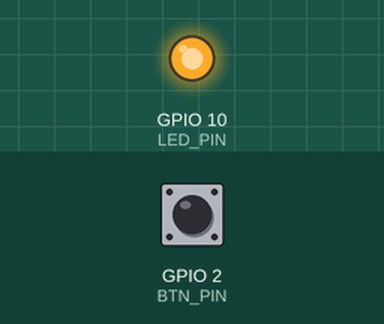
The sketch below on a simulated ESP8266 (NodeMCU). Shown: output pins drawn as LEDs (lit = HIGH). Inputs (shaded band) come from the test bench; at power-on: GPIO 2 (BTN_PIN) HIGH. WiFi joins after 1.5 s; servers stay silent unless stated; the Firebase database answers and starts empty; what the sketch prints to the serial monitor is not drawn.

Above: at 2.8 s.
2.9 s: GPIO 2 (BTN_PIN) pulled LOW for 0.75 s
5.1 s: GPIO 2 (BTN_PIN) pulled LOW for 1 s
At 8.2 s:
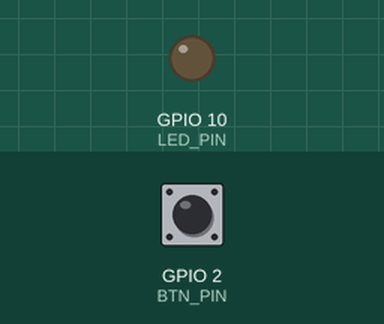
9.1 s: GPIO 2 (BTN_PIN) pulled LOW for 3.2 s
At 12.6 s:
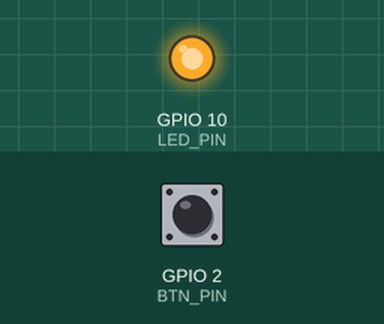
Timing chart, 0 to 14.1 s (numbered marks = the images above; inputs shaded):
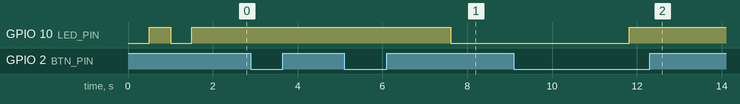

Measured:
- after the input at 2.9 s, every drawn part: stays the same
- after the input at 5.1 s, GPIO 10 (LED_PIN): HIGH → LOW after 2.5 s
- after the input at 9.1 s, GPIO 10 (LED_PIN): LOW → HIGH after 2.7 s

The sketch:

ESP8266.ino
```cpp
#include "WiFinder.h"
#include <FirebaseArduino.h>

#define FIREBASE_HOST "YOUR_FIREBASE_HOST.firebaseio.com"
#define FIREBASE_AUTH "YOUR_FIREBASE_AUTH"
#define LED_PIN 10
#define BTN_PIN 2

char* WIFIS[][2] = {
  {"Wifi1", "wifi1pass"},
  {"Wifi2", "wifi2pass"}
};
WiFinder wifinder(WIFIS);

volatile bool led_status, alterado = false;
volatile int fb_delay = 1000, prev_delay = 1000;

StaticJsonBuffer<50> tsoBuffer;
JsonObject& timeStampObject = tsoBuffer.createObject();

StaticJsonBuffer<250> nodemcuBuffer;
JsonObject& nodemcuObject = nodemcuBuffer.createObject();

void setup() {
  Serial.begin(115200);
  wifinder.setLed(LED_PIN);
  wifinder.connect();
  pinMode(BTN_PIN, INPUT_PULLUP);
  Firebase.begin(FIREBASE_HOST, FIREBASE_AUTH);
  Firebase.setString("localIp", wifinder.getLocalIp());
  attachInterrupt(BTN_PIN, readBtn, FALLING);
  initJSONs();
}

void loop() {
  wifinder.handle();
  readLEDFirebase();
  updateFirebase();
  readDelayFirebase();

  delay(fb_delay);
}

// Inicializa conteudo statico dos jsons
void initJSONs(){
  timeStampObject[".sv"] = "timestamp";
  nodemcuObject["photoURL"] = "https://cknodemcu.files.wordpress.com/2015/10/nodemcu2.png?w=150";
  nodemcuObject["displayName"] = "NodeMCU";
  nodemcuObject["date"] = timeStampObject;
}

// Lê do firebase: LED
void readLEDFirebase(){
  bool cled_status = Firebase.getBool("LED");
  if(led_status == cled_status) return;
  led_status = cled_status;
  Serial.print("LED alterado para: ");
  Serial.println(led_status);
  digitalWrite(LED_PIN, led_status);
}

// Lê do firebase: Delay
void readDelayFirebase(){
  fb_delay = Firebase.getInt("delay");
  if(fb_delay < 1000) fb_delay = 1000;
  if(fb_delay == prev_delay) return;
  Serial.print("Delay alterado para: ");
  Serial.println(fb_delay);
  prev_delay = fb_delay;
}

// Atualiza do firebase: LED
void updateFirebase(){
  if(!alterado) return;
  bool ls = !led_status;
  Firebase.setBool("LED", ls);
  Serial.print("Definindo LED no firebase: ");
  Serial.println(!led_status);
  if (Firebase.failed()) {
    Serial.print("Erro ao setar LED:");
    Serial.println(Firebase.error());
    return;
  }
  nodemcuObject["action"] = ls;
  Firebase.push("users", nodemcuObject);
  alterado = false;
  attachInterrupt(BTN_PIN, readBtn, FALLING);
}

void readBtn(){
  Serial.println("Alterando LED via interrupt");
  alterado = true;
  detachInterrupt(BTN_PIN);
}
```

WiFinder.cpp
```cpp
#include "WiFinder.h"

WiFinder::WiFinder(char* (*wifis)[2]){
	_led_pin = -1;
	_wifis = wifis;
}

void WiFinder::setLed(int led_pin){
	_led_pin = led_pin;
	pinMode(led_pin, OUTPUT);
}

void WiFinder::handle(){
  ArduinoOTA.handle();
}

String WiFinder::getLocalIp(){
  return WiFi.localIP().toString();
}

#define STR_CON_HEAD "* [WiFinder~connect()] "
#define STR_CON_INIT "iniciando conexao WiFi"
#define STR_CON_TRYI "conectando a: "
#define STR_CON_CONN "Conectado: "
#define STR_CON_ERR  "falha na conexao, nenhum WiFi conectado! Restartando..."
#define STR_CON_DOTS "."
void WiFinder::connect(){
	Serial.println();
	Serial.print(STR_CON_HEAD);
	Serial.println(STR_CON_INIT);
  Serial.print(STR_CON_HEAD);
  Serial.print(STR_CON_TRYI);
	WiFi.mode(WIFI_STA);

	int size = sizeof(_wifis);
	for(int i=0; i<size; i++){
		char* SSID = _wifis[i][0];
		char* PASSWORD = _wifis[i][1];
    Serial.print("\n\t\t\t");
		Serial.print(SSID);
		WiFi.begin(SSID, PASSWORD);
		int status;
		while (true) {
			status = WiFi.status();
			if(status == WL_CONNECTED) break;
      else if(status == WL_NO_SSID_AVAIL) break;
			else if(status == WL_CONNECT_FAILED) break;
			printDots();
		}
		if(status != WL_CONNECTED) continue;
		Serial.println();
		Serial.print(STR_CON_HEAD);
		Serial.print(STR_CON_CONN);
		Serial.println(WiFi.localIP());
		ota();
		return;
	}
	Serial.println();
	Serial.print(STR_CON_HEAD);
	Serial.println(STR_CON_ERR);
	delay(5000);
	ESP.restart();
}

void WiFinder::printDots(){
	Serial.print(STR_CON_DOTS);
	delay(500);
	if(_led_pin < 0) return;
	digitalWrite(_led_pin, !digitalRead(_led_pin));
}

#define STR_OTA_HEAD "* [WiFinder~ota()] "
#define STR_OTA_INIT "OTA inicializado"
#define STR_OTA_FREE "espaco livre: "
#define STR_OTA_START "comecando OTA"
#define STR_OTA_END "finalizando OTA "
#define STR_OTA_PRG "* [WiFinder~ota()] progresso OTA: %u%%\r"
#define STR_OTA_ERR  "falha no OTA, erro [%u]:\n\t\t\tfalha ao "
#define STR_OTA_ERR_AUTH "autenticar"
#define STR_OTA_ERR_BEGIN "inicializar"
#define STR_OTA_ERR_CONNECT "conectar"
#define STR_OTA_ERR_RECEIVE "receber"
#define STR_OTA_ERR_END "terminar"
void WiFinder::ota(){

	ArduinoOTA.onStart([]() {
		Serial.print(STR_OTA_HEAD);
		Serial.println(STR_OTA_START);
	});
	ArduinoOTA.onEnd([]() {
		Serial.print(STR_OTA_HEAD);
		Serial.println(STR_OTA_END);
	});
	ArduinoOTA.onProgress([](unsigned int progress, unsigned int total) {
		Serial.printf(STR_OTA_PRG, (progress / (total / 100)));
	});
	ArduinoOTA.onError([](ota_error_t error) {
		Serial.print(STR_OTA_HEAD);
		Serial.printf(STR_OTA_ERR, error);
		if (error == OTA_AUTH_ERROR) Serial.println(STR_OTA_ERR_AUTH);
		else if (error == OTA_BEGIN_ERROR) Serial.println(STR_OTA_ERR_BEGIN);
		else if (error == OTA_CONNECT_ERROR) Serial.println(STR_OTA_ERR_CONNECT);
		else if (error == OTA_RECEIVE_ERROR) Serial.println(STR_OTA_ERR_RECEIVE);
		else if (error == OTA_END_ERROR) Serial.println(STR_OTA_ERR_END);
	});
	ArduinoOTA.begin();

	Serial.println();
	Serial.print(STR_OTA_HEAD);
	Serial.println(STR_OTA_INIT);
  Serial.print(STR_OTA_HEAD);
  Serial.print(STR_OTA_FREE);
  Serial.print(ESP.getFreeSketchSpace());
  Serial.println(" bytes");
}
```

WiFinder.h
```cpp
/**
 * Conector para lembrar de diferentes redes Wifi.
 */
#ifndef WIFINDER_H
#define WIFINDER_H

#include <arduino.h>
#include <ESP8266WiFi.h>
#include <ESP8266mDNS.h>
#include <WiFiUdp.h>
#include <ArduinoOTA.h>

class WiFinder{
private:
	int _led_pin;
	char* (*_wifis)[2];
	void printDots();
	void ota();
public:
	WiFinder(char* (*wifis)[2]);
	void connect();
	void handle();
	void setLed(int led_pin);
  String getLocalIp();
};

#endif
```
